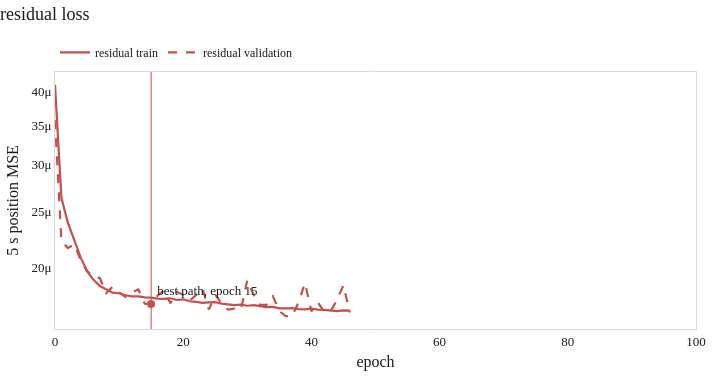

Notebook code for this chart:
### Code cell
residual, residual_result, residual_flag = load_checkpoint("residual")
plot_loss(residual_result, color=COLORS["residual"], label="residual")

### Figure 1 — Plotly figure (JSON) as saved in the notebook; plotly's stock layout.template omitted (floating-point values rounded to 4 significant figures)
{"data": [{"line": {"color": "#c4504d", "width": 2.2}, "mode": "lines", "name": "residual train", "type": "scatter", "x": [0, 1, 2, 3, 4, 5, 6, 7, 8, 9, 10, 11, 12, 13, 14, 15, 16, 17, 18, 19, 20, 21, 22, 23, 24, 25, 26, 27, 28, 29, 30, 31, 32, 33, 34, 35, 36, 37, 38, 39, 40, 41, 42, 43, 44, 45, 46], "y": [4.106e-05, 2.635e-05, 2.389e-05, 2.232e-05, 2.085e-05, 1.975e-05, 1.909e-05, 1.863e-05, 1.838e-05, 1.814e-05, 1.811e-05, 1.796e-05, 1.788e-05, 1.788e-05, 1.782e-05, 1.78e-05, 1.773e-05, 1.771e-05, 1.775e-05, 1.763e-05, 1.768e-05, 1.755e-05, 1.75e-05, 1.744e-05, 1.746e-05, 1.749e-05, 1.738e-05, 1.735e-05, 1.728e-05, 1.732e-05, 1.724e-05, 1.728e-05, 1.721e-05, 1.714e-05, 1.716e-05, 1.706e-05, 1.706e-05, 1.708e-05, 1.701e-05, 1.699e-05, 1.705e-05, 1.698e-05, 1.696e-05, 1.691e-05, 1.688e-05, 1.693e-05, 1.691e-05]}, {"line": {"color": "#c4504d", "dash": "dash", "width": 2.2}, "mode": "lines", "name": "residual validation", "type": "scatter", "x": [0, 1, 2, 3, 4, 5, 6, 7, 8, 9, 10, 11, 12, 13, 14, 15, 16, 17, 18, 19, 20, 21, 22, 23, 24, 25, 26, 27, 28, 29, 30, 31, 32, 33, 34, 35, 36, 37, 38, 39, 40, 41, 42, 43, 44, 45, 46], "y": [3.572e-05, 2.223e-05, 2.162e-05, 2.194e-05, 2.064e-05, 1.975e-05, 1.939e-05, 1.921e-05, 1.812e-05, 1.858e-05, 1.816e-05, 1.785e-05, 1.816e-05, 1.838e-05, 1.738e-05, 1.736e-05, 1.794e-05, 1.832e-05, 1.741e-05, 1.819e-05, 1.801e-05, 1.758e-05, 1.797e-05, 1.844e-05, 1.699e-05, 1.8e-05, 1.739e-05, 1.697e-05, 1.705e-05, 1.697e-05, 1.906e-05, 1.798e-05, 1.73e-05, 1.73e-05, 1.789e-05, 1.687e-05, 1.655e-05, 1.655e-05, 1.748e-05, 1.885e-05, 1.686e-05, 1.748e-05, 1.684e-05, 1.687e-05, 1.765e-05, 1.868e-05, 1.679e-05]}, {"hoverinfo": "skip", "marker": {"color": "#c4504d", "size": 8}, "mode": "markers+text", "showlegend": false, "text": ["best path, epoch 15"], "textposition": "top right", "type": "scatter", "x": [15], "y": [1.736e-05]}], "layout": {"font": {"color": "#1c1c1c", "family": "Inter, Source Sans 3, sans-serif", "size": 13}, "height": 380, "legend": {"font": {"size": 12}, "orientation": "h", "x": 0, "y": 1.02, "yanchor": "bottom"}, "margin": {"b": 48, "l": 48, "r": 24, "t": 72}, "paper_bgcolor": "white", "plot_bgcolor": "white", "shapes": [{"line": {"color": "#c4504d", "width": 1}, "type": "line", "x0": 15, "x1": 15, "xref": "x", "y0": 0, "y1": 1, "yref": "y domain"}], "title": {"text": "residual loss", "x": 0, "xanchor": "left", "y": 0.98, "yanchor": "top"}, "width": 720, "xaxis": {"linecolor": "#d9d9d9", "mirror": true, "range": [0, 100], "showgrid": false, "title": {"standoff": 8, "text": "epoch"}, "zeroline": false}, "yaxis": {"gridcolor": "#eeeeee", "linecolor": "#d9d9d9", "mirror": true, "showgrid": false, "title": {"standoff": 8, "text": "5 s position MSE"}, "type": "log", "zeroline": false}}}
